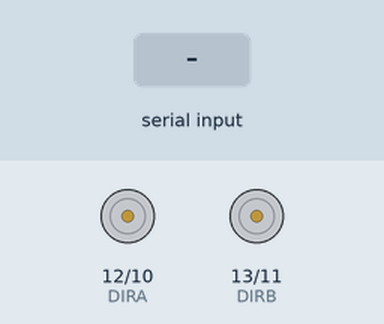
This sketch was run on a simulated Arduino Uno, built with avr-gcc and run on an emulated ATmega328P. Shown: direction and speed pins drawn as motors (green arrow = direction pin HIGH = forward, orange = LOW = backward, longer = more drive). The test bench sets the inputs (shaded band).

Above: at 1.2 s.
1.3 s: "F" received over Serial
At 2.5 s:
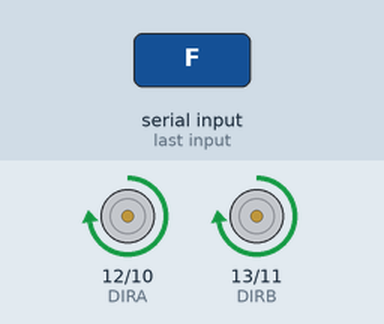
2.8 s: "B" received over Serial
At 3.8 s:
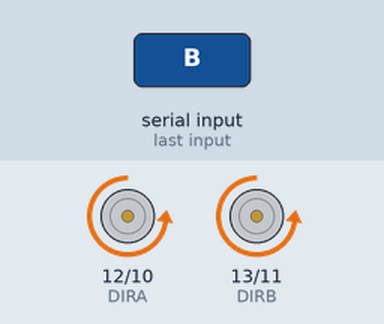
4.3 s: "R" received over Serial
At 4.9 s:
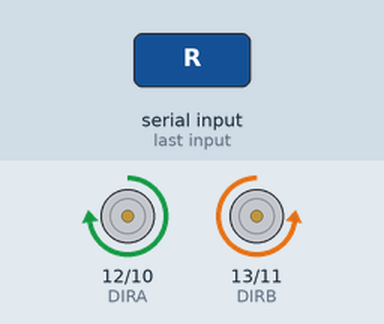
5.8 s: "L" received over Serial
At 6.1 s:
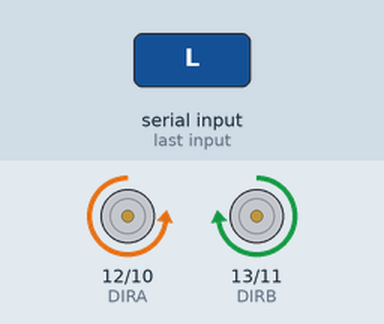
Timing chart, 0 to 8.3 s (numbered marks = the images above; inputs shaded):
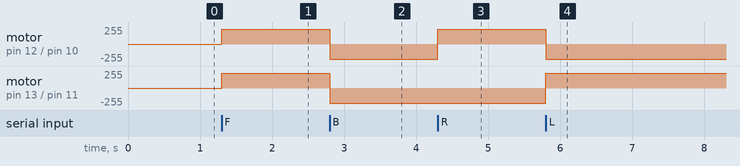

Measured:
- after the input at 1.3 s, motor on pin 12 (DIRA) / pin 10 (PWMA), motor on pin 13 (DIRB) / pin 11 (PWMB): stopped → forward 225/255 at once
- after the input at 2.8 s, motor on pin 12 (DIRA) / pin 10 (PWMA), motor on pin 13 (DIRB) / pin 11 (PWMB): forward 225/255 → backward 225/255 at once
- after the input at 4.3 s, motor on pin 12 (DIRA) / pin 10 (PWMA): backward 225/255 → forward 225/255 at once
- after the input at 5.8 s, motor on pin 12 (DIRA) / pin 10 (PWMA): forward 225/255 → backward 225/255 at once; motor on pin 13 (DIRB) / pin 11 (PWMB): backward 225/255 → forward 225/255 at once

The sketch:

sketch_dec13a.ino
```cpp
#define PWMA 10
#define DIRA 12
#define PWMB 11
#define DIRB 13
void setup() {
  // put your setup code here, to run once:
  // запускаем пины
  pinMode(PWMA,OUTPUT);
  pinMode(DIRA,OUTPUT);
  pinMode(PWMB,OUTPUT);
  pinMode(DIRB,OUTPUT);
Serial.begin(9600);
}

void loop() {
 if (Serial.available()){
 char input = Serial.read();
 if(input=='S') motors(0,0);
 if(input=='F') motors(225,225);
 if(input=='B') motors(-225,-225);
 if(input=='R') motors(225,-225);
 if(input=='L') motors(-225,225);
}
 }
void motor(char number,int speed){
  if (number=='A'){
    analogWrite(PWMA,abs(speed));
    if (speed>0)digitalWrite(DIRA,1);
    else digitalWrite(DIRA,0);
  }
  if (number=='B'){
      analogWrite(PWMB,abs(speed));
    if (speed>0)digitalWrite(DIRB,1);
    else digitalWrite(DIRB,0);
}
}
void motors(int speed_a,int speed_b) {
motor('A',speed_a);
motor('B',speed_b);
}
```
